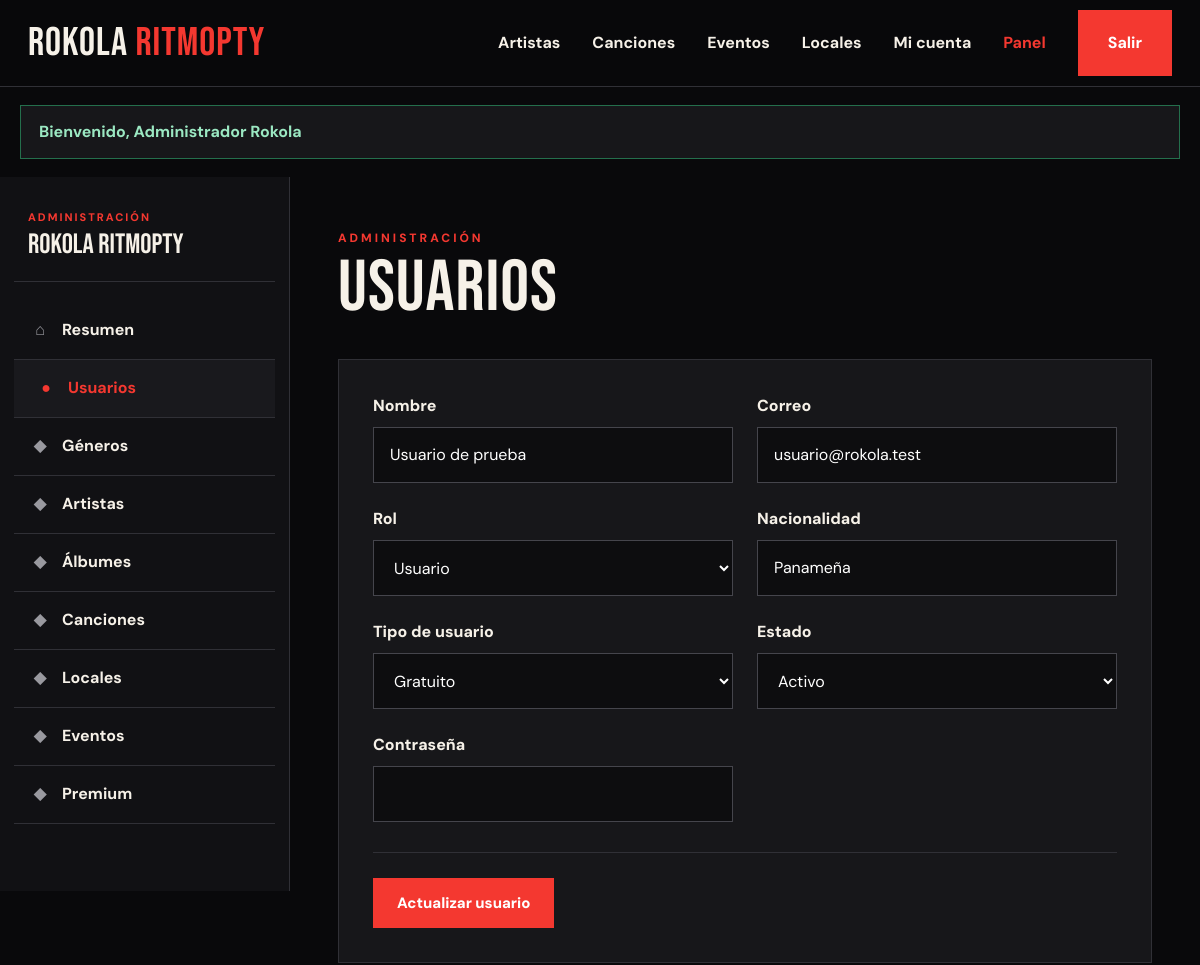
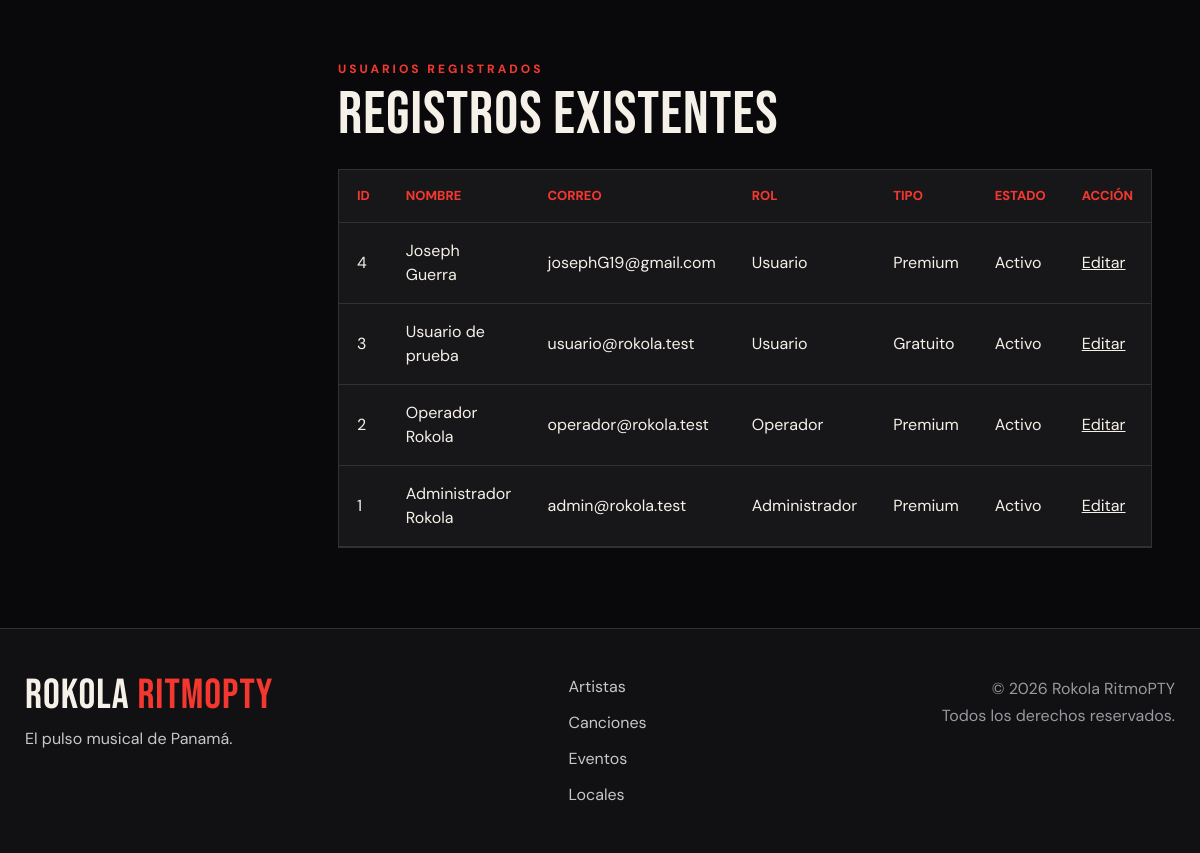
/RokolaRitmoPTY/public/admin/usuarios?edit=3 (signed in), run on the app's committed database (2 pictures, top to bottom).
### tables this page shows
CREATE TABLE IF NOT EXISTS `usuarios` (
  `id` int UNSIGNED NOT NULL AUTO_INCREMENT,
  `rol_id` int UNSIGNED NOT NULL,
  `nombre` varchar(120) NOT NULL,
  `correo` varchar(150) NOT NULL,
  `password` varchar(255) NOT NULL,
  `nacionalidad` varchar(100) DEFAULT 'Panameña',
  `tipo_usuario` enum('gratuito','premium') NOT NULL DEFAULT 'gratuito',
  `estado` tinyint(1) NOT NULL DEFAULT '1',
  `creado_en` timestamp NOT NULL DEFAULT CURRENT_TIMESTAMP,
  `actualizado_en` timestamp NOT NULL DEFAULT CURRENT_TIMESTAMP ON UPDATE CURRENT_TIMESTAMP,
  PRIMARY KEY (`id`),
  UNIQUE KEY `correo` (`correo`),
  KEY `idx_usuarios_rol` (`rol_id`),
  KEY `idx_usuarios_estado` (`estado`),
  KEY `idx_usuarios_tipo` (`tipo_usuario`)
);

CREATE TABLE IF NOT EXISTS `roles` (
  `id` int UNSIGNED NOT NULL AUTO_INCREMENT,
  `nombre` varchar(50) NOT NULL,
  `descripcion` varchar(255) DEFAULT NULL,
  `creado_en` timestamp NOT NULL DEFAULT CURRENT_TIMESTAMP,
  PRIMARY KEY (`id`),
  UNIQUE KEY `nombre` (`nombre`)
);

### app/Core/Controller.php (called while the page is built, shortened)
<?php
abstract class Controller {
    protected function view(string $view,array $data=[]):void{$config=require dirname(__DIR__,2).'/config.php';extract($data,EXTR_SKIP);
    $file=dirname(__DIR__).'/Views/'.$view.'.php';if(!is_file($file))throw new \RuntimeException('Vista inexistente: '.$view);
    require dirname(__DIR__).'/Views/layouts/header.php';
    require $file;
    require dirname(__DIR__).'/Views/layouts/footer.php';
    }
}

### app/Controllers/AdminController.php (called while the page is built, shortened)
<?php
final class AdminController extends Controller
{
    public function users(?int $edit = null): void
    {
        $repository = new Repository();
        $db = $repository->db();
        $rows = $db->query(
            'SELECT
                u.*,
                r.nombre AS rol
             FROM usuarios u
             INNER JOIN roles r
                ON r.id = u.rol_id
             ORDER BY u.id DESC'
        )->fetchAll();
        $roles = $repository->all(
            'roles',
            'nombre ASC'
        );
        $record = $edit !== null
            ? $repository->find('usuarios', $edit)
            : null;
        $this->view(
            'admin/users',
            compact('rows', 'roles', 'record')
        );
    }
}

### config.php (called while the page is built)
<?php
return [
    'app_name' => 'Rokola RitmoPTY',
    'base_url' => '/RokolaRitmoPTY/public',
    'db' => [
        'host' => '127.0.0.1',
        'name' => 'rokola_ritmopty',
        'user' => 'root',
        'pass' => 'demo',
        'charset' => 'utf8mb4',
    ],
    'free_monthly_limit' => 20,
    'upload_dir' => __DIR__ . '/public/uploads',
];

### app/Config/Database.php (called while the page is built, shortened)
<?php
final class Database { private static ?PDO $pdo=null; public static function connection():PDO { if(self::$pdo)return self::$pdo; $c=require dirname(__DIR__,2).'/config.php';$d=$c['db']; try{ self::$pdo=new PDO("mysql:host={$d['host']};dbname={$d['name']};charset={$d['charset']}",$d['user'],$d['pass'],[PDO::ATTR_ERRMODE=>PDO::ERRMODE_EXCEPTION,PDO::ATTR_DEFAULT_FETCH_MODE=>PDO::FETCH_ASSOC,PDO::ATTR_EMULATE_PREPARES=>false]); return self::$pdo;}catch(PDOException $e){http_response_code(500);exit('Error de conexión MySQL: '.htmlspecialchars($e->getMessage()));}}}

### app/Models/Repository.php (called while the page is built, shortened)
<?php
final class Repository
{
    private PDO $db;
    public function __construct()
    {
        $this->db = Database::connection();
    }
    public function all(
        string $table,
        string $order = 'id DESC'
    ): array {
        return $this->db
            ->query("SELECT * FROM `{$table}` ORDER BY {$order}")
            ->fetchAll();
    }
    public function find(
        string $table,
        int $id
    ): ?array {
        $statement = $this->db->prepare(
            "SELECT * FROM `{$table}` WHERE id = ?"
        );
        $statement->execute([$id]);
        return $statement->fetch() ?: null;
    }
}

### app/Views/admin/users.php (the view, shortened to what this page needs)
<?php
$escape = static function (mixed $value): string {
    return htmlspecialchars(
        (string)$value,
        ENT_QUOTES,
        'UTF-8'
    );
};
?>
<div class="admin-layout">
    <?php require __DIR__ . '/nav.php'; ?>
    <section class="admin-content">
        <div class="admin-heading">
            <div>
                <span class="admin-eyebrow">
                    Administración
                </span>
                <h1>Usuarios</h1>
            </div>
        </div>
        <form
            class="panel admin-form"
            method="post"
            action="<?= $escape($config['base_url']) ?>/admin/usuarios/guardar"
        >
            <div class="admin-form-grid">
                <label class="form-field">
                    <span>Nombre</span>
                    <input
                        type="text"
                        name="nombre"
                        value="<?= $escape($record['nombre'] ?? '') ?>"
                        required
                    >
                </label>
                <label class="form-field">
                    <span>Correo</span>
                    <input
                        type="email"
                        name="correo"
                        value="<?= $escape($record['correo'] ?? '') ?>"
                        required
                    >
                </label>
                <label class="form-field">
                    <span>Rol</span>
                    <select name="rol_id" required>
                        <?php foreach ($roles as $role): ?>
                            <option
                                value="<?= (int)$role['id'] ?>"
                                <?= (int)($record['rol_id'] ?? 3)
                                    === (int)$role['id']
                                    ? 'selected'
                                    : '' ?>
                            >
                                <?= $escape($role['nombre']) ?>
                            </option>
                        <?php endforeach; ?>
                    </select>
                </label>
                <label class="form-field">
                    <span>Nacionalidad</span>
                    <input
                        type="text"
                        name="nacionalidad"
                        value="<?= $escape(
                            $record['nacionalidad']
                            ?? 'Panameña'
                        ) ?>"
                    >
                </label>
                <label class="form-field">
                    <span>Tipo de usuario</span>
                    <select name="tipo_usuario" required>
                        <option
                            value="gratuito"
                            <?= ($record['tipo_usuario'] ?? 'gratuito')
                                === 'gratuito'
                                ? 'selected'
                                : '' ?>
                        >
                            Gratuito
                        </option>
                    </select>
                </label>
                <label class="form-field">
                    <span>Estado</span>
                    <select name="estado" required>
                        <option
                            value="1"
                            <?= (int)($record['estado'] ?? 1) === 1
                                ? 'selected'
                                : '' ?>
                        >
                            Activo
                        </option>
                    </select>
                </label>
                <label class="form-field">
                    <span>Contraseña</span>
                    <input
                        type="password"
                        name="password"
                        <?= empty($record) ? 'required' : '' ?>
                    >
                </label>
            </div>
            <div class="admin-form-actions">
                <button class="btn" type="submit">
                    <?= empty($record)
                        ? 'Guardar usuario'
                        : 'Actualizar usuario' ?>
                </button>
            </div>
        </form>
        <div class="admin-list-heading">
            <div>
                <span class="admin-eyebrow">
                    Usuarios registrados
                </span>
                <h2>Registros existentes</h2>
            </div>
        </div>
        <div class="table-wrap">
            <table>
                <thead>
                    <tr>
                        <th>ID</th>
                        <th>Nombre</th>
                        <th>Correo</th>
                        <th>Rol</th>
                        <th>Tipo</th>
                        <th>Estado</th>
                        <th>Acción</th>
                    </tr>
                </thead>
                <tbody>
                    <?php foreach ($rows as $userRow): ?>
                        <tr>
                            <td>
                                <?= (int)$userRow['id'] ?>
                            </td>
                            <td>
                                <?= $escape($userRow['nombre']) ?>
                            </td>
                            <td>
                                <?= $escape($userRow['correo']) ?>
                            </td>
                            <td>
                                <?= $escape($userRow['rol']) ?>
                            </td>
                            <td>
                                <?= $userRow['tipo_usuario']
                                    === 'premium'
                                    ? 'Premium'
                                    : 'Gratuito' ?>
                            </td>
                            <td>
                                <?= (int)$userRow['estado'] === 1
                                    ? 'Activo'
                                    : 'Inactivo' ?>
                            </td>
                            <td>
                                <a
                                    href="?edit=<?= (int)$userRow['id'] ?>"
                                >
                                    Editar
                                </a>
                            </td>
                        </tr>
                    <?php endforeach; ?>
                </tbody>
            </table>
        </div>
    </section>
</div>

### public/assets/css/main.css (style rules this page uses)
:root { --bg: #09090b; --bg-alt: #101013; --panel: #17171a; --panel-hover: #1d1d21; --border: #303036; --border-light: #47474e; --text: #f6f1e8; --text-soft: #c7c7ca; --muted: #99999f; --red: #f43830; --red-dark: #c92c26; --red-soft: rgba(244, 56, 48, 0.14); --success: #9be8c2; --success-border: #246f4c; --danger: #ffadad; --danger-border: #7b3030; --font-heading: "Bebas Neue", sans-serif; --font-body: "DM Sans", sans-serif; --header-height: 86px; }
*, *::before, *::after { box-sizing: border-box; }
html { min-height: 100%; margin: 0; padding: 0; scroll-behavior: smooth; }
body { min-height: 100vh; margin: 0; padding: 0; overflow-x: hidden; background: var(--bg); color: var(--text); font-family: var(--font-body); font-size: 16px; line-height: 1.5; }
body, button, input, select, textarea { font-family: var(--font-body); }
a { color: inherit; }
button, input, select, textarea { font: inherit; }
button { cursor: pointer; }
h1, h2, h3, h4, p { margin-top: 0; }
h1, h2, h3 { font-family: var(--font-heading); font-weight: 400; letter-spacing: 1px; }
.panel { border: 1px solid var(--border); background: var(--panel); }
.btn { display: inline-flex; align-items: center; justify-content: center; min-height: 50px; border: 0; border-radius: 0; background: var(--red); color: #fff; padding: 12px 24px; font-size: 15px; font-weight: 800; line-height: 1; text-align: center; text-decoration: none; transition: background-color 0.2s ease, color 0.2s ease, transform 0.2s ease; }
.table-wrap { width: 100%; overflow-x: auto; border: 1px solid var(--border); }
.public-table, table { width: 100%; border-collapse: collapse; background: var(--panel); }
.public-table th, .public-table td, table th, table td { border-bottom: 1px solid var(--border); padding: 16px 18px; text-align: left; vertical-align: middle; }
.public-table th, table th { color: var(--red); font-size: 13px; font-weight: 800; text-transform: uppercase; }

### public/assets/css/admin.css (style rules this page uses)
:root { --admin-sidebar: 290px; --admin-bg: #09090b; --admin-panel: #17171a; --admin-panel-hover: #1d1d21; --admin-border: #303036; --admin-border-light: #45454c; --admin-text: #f6f1e8; --admin-muted: #99999f; --admin-red: #f43830; }
.admin-layout { display: grid; grid-template-columns: var(--admin-sidebar) minmax(0, 1fr); align-items: start; width: 100%; min-height: calc(100vh - var(--header-height)); margin: 0; background: var(--admin-bg); }
.admin-content { width: 100%; min-width: 0; padding: 48px clamp(30px, 4vw, 68px) 80px; }
.admin-heading { display: flex; align-items: flex-end; justify-content: space-between; gap: 24px; margin-bottom: 36px; }
.admin-heading h1 { margin: 6px 0 0; font-size: clamp(56px, 6vw, 78px); line-height: 0.95; }
.admin-eyebrow { color: var(--admin-red); font-size: 12px; font-weight: 800; letter-spacing: 3px; text-transform: uppercase; }
.admin-form { width: 100%; margin-bottom: 50px; border: 1px solid var(--admin-border); background: var(--admin-panel); padding: 34px; }
.admin-form-grid { display: grid; grid-template-columns: repeat(12, minmax(0, 1fr)); gap: 24px; }
.form-field { grid-column: span 4; display: flex; flex-direction: column; gap: 9px; min-width: 0; }
.form-field > span { font-weight: 800; }
.admin-form input, .admin-form select, .admin-form textarea { width: 100%; min-width: 0; min-height: 56px; border: 1px solid var(--admin-border-light); background: #0d0d0f; color: #fff; padding: 14px 16px; outline: none; }
.admin-form-actions { display: flex; align-items: center; gap: 20px; margin-top: 30px; border-top: 1px solid var(--admin-border); padding-top: 25px; }
.admin-list-heading { display: flex; align-items: flex-end; justify-content: space-between; gap: 24px; margin: 58px 0 24px; }
.admin-list-heading h2 { margin: 5px 0 0; font-size: clamp(44px, 5vw, 62px); line-height: 1; }
@media (max-width: 1250px) { .form-field { grid-column: span 6; } }

### data on the page
usuarios: nombre "Usuario de prueba", correo "usuario@rokola.test", rol_id "Usuario", nacionalidad "Panameña", tipo_usuario "Gratuito", estado "Activo", id "3", rol.nombre "Usuario"
usuarios: id "4", nombre "Joseph Guerra", correo "josephG19@gmail.com", rol.nombre "Usuario", tipo_usuario "Premium", estado "Activo"
usuarios: id "2", nombre "Operador Rokola", correo "operador@rokola.test", rol.nombre "Operador", tipo_usuario "Premium", estado "Activo"
usuarios: id "1", nombre "Administrador Rokola", correo "admin@rokola.test", rol.nombre "Administrador", tipo_usuario "Premium", estado "Activo"

### other printed values
$flashMessage "Bienvenido, Administrador Rokola"
$label "Géneros"
$label "Artistas"
$label "Álbumes"
$label "Canciones"
$label "Locales"
$label "Eventos"
$label "Premium"
